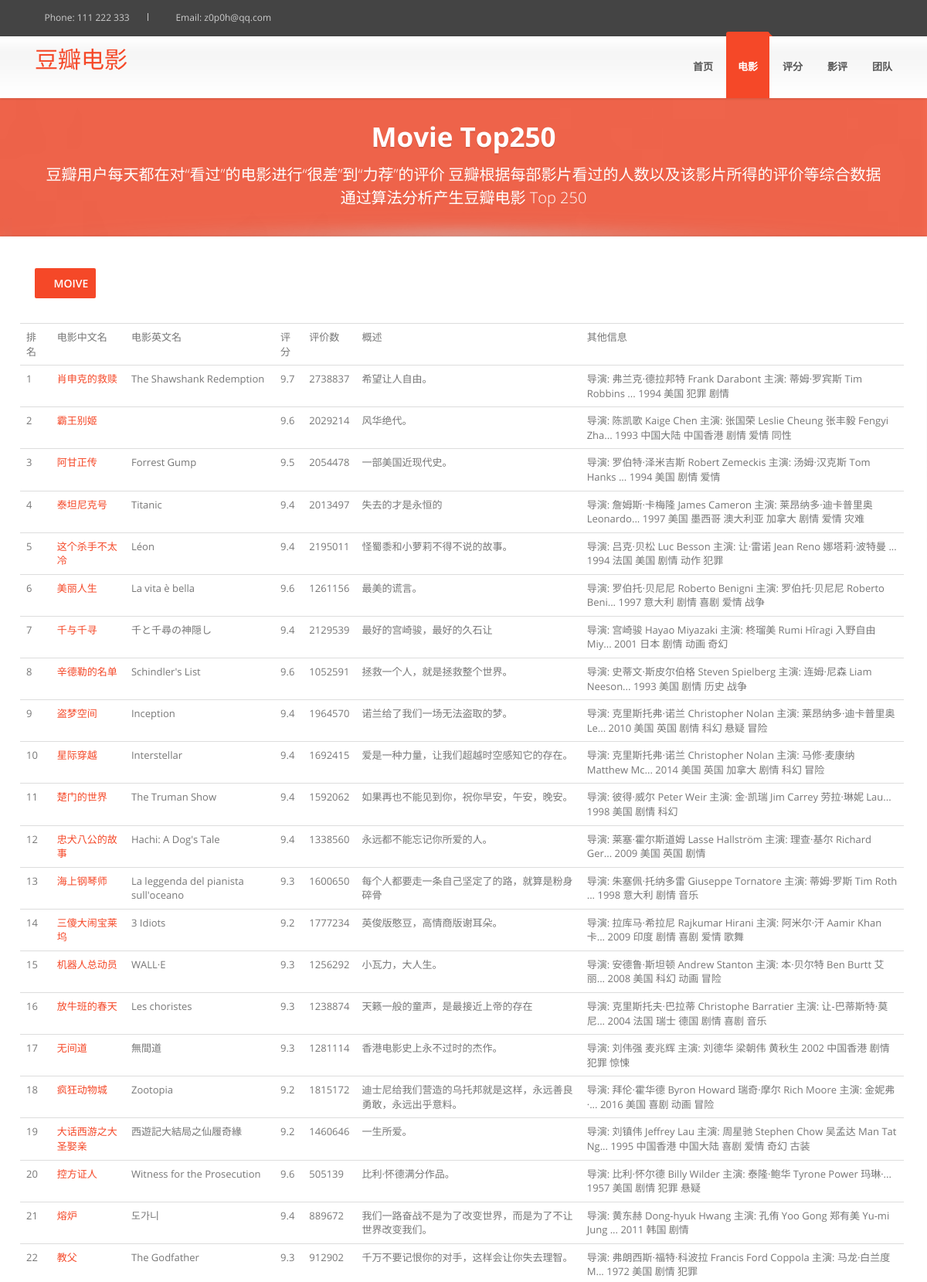
The page /movie (upper part) on the database its author committed.
### tables this page shows
CREATE TABLE movie
        (
            id integer primary key autoincrement,
            info_link text,
            pic_link text,
            cname varchar,
            ename varchar,
            score numeric,
            rated numeric,
            instroduction text,
            info text
        );

### app.py (the view)
@app.route('/movie')
def movie():
    datalist = []
    con = sqlite3.connect('movie.db')
    cur = con.cursor()
    sql = 'select * from movie'
    data = cur.execute(sql)
    for item in data:
        datalist.append(item)
    cur.close()
    con.close()
    return render_template('movie.html', movies=datalist)

### templates/movie.html (shortened to what this page needs)
<!DOCTYPE html>
<html lang="en">
<head>
<link href="static/assets/css/bootstrap.css" rel="stylesheet">
<link href="static/assets/css/style.css" rel="stylesheet">
<link href="static/assets/css/responsive.css" rel="stylesheet">
<link href="static/assets/css/layout-semiboxed.css" rel="stylesheet">
<link href="static/assets/css/skin-red.css" rel="stylesheet">
</head>
<body class="off">
<div class="wrapbox">
	<section class="toparea">
	<div class="container">
		<div class="row">
			<div class="col-md-6 top-text pull-left animated fadeInLeft">
				<i class="icon-phone"></i> Phone: 111 222 333
				<i class="icon-envelope"></i> Email: <a href="#">z0p0h@qq.com</a>
			</div>
			<div class="col-md-6 text-right animated fadeInRight">
				<div class="social-icons">
					<a class="icon icon-facebook" href="#"></a>
					<a class="icon icon-twitter" href="#"></a>
					<a class="icon icon-linkedin" href="#"></a>
					<a class="icon icon-skype" href="#"></a>
					<a class="icon icon-google-plus" href="#"></a>
				</div>
			</div>
		</div>
	</div>
	</section>
	<nav class="navbar navbar-fixed-top wowmenu" role="navigation">
	<div class="container">
		<div class="navbar-header">
			<a class="navbar-brand logo-nav" href="index.html" style="font-size:30px;">豆瓣电影</a>
		</div>
		<ul id="nav" class="nav navbar-nav pull-right">
			<li><a href="/index">首页</a></li>
			<li class="active"><a href="/movie">电影</a></li>
			<li><a href="/score">评分</a></li>
			<li><a href="/comment">影评</a></li>
			<li><a href="/team">团队</a></li>
		</ul>
	</div>
	</nav>
	<section class="pageheader-default text-center">
	<div class="semitransparentbg">
		<h1 class="animated fadeInDown">Movie Top250</h1>
		<p class="animated fadeInUp container page-description">
			 豆瓣用户每天都在对“看过”的电影进行“很差”到“力荐”的评价 豆瓣根据每部影片看过的人数以及该影片所得的评价等综合数据<br>
			 通过算法分析产生豆瓣电影 Top 250
		</p>
	</div>
	</section>
	<div class="wrapsemibox">
		<div class="semiboxshadow text-center">
			<img src="static/assets/img/shp.png" class="img-responsive" alt="">
		</div>
	<section class="container">
			<div class="row">
				<div class="col-md-12 text-center">
					<div id="filter">
						<ul>
							<li><a href="" data-filter="*" class="selected"><i class="icon icon-reorder"></i> MOIVE</a></li>
						</ul>
					</div>
				</div>
			</div>
			<div id="content">
				<table class="table table-srtiped">
					<tr>
						<td>排名</td>
						<td>电影中文名</td>
						<td>电影英文名</td>
						<td>评分</td>
						<td>评价数</td>
						<td>概述</td>
						<td>其他信息</td>
					</tr>
					{% for movie in movies %}
					<tr>
						<td>{{ movie[0] }}</td>
						<td><a href="{{ movie[1] }}" target="_blank">{{ movie[3] }}</a></td>
						<td>{{ movie[4] }}</td>
						<td>{{ movie[5] }}</td>
						<td>{{ movie[6] }}</td>
						<td>{{ movie[7] }}</td>
						<td>{{ movie[8] }}</td>
					</tr>
					{% endfor %}
				</table>
			</div>
	</section>
	</div>
</div>
</body>
</html>

### static/assets/css/layout-semiboxed.css (style rules this page uses)
body { background:#f7f7f7; }
.wrapsemibox { max-width: 1200px; margin: 0px auto; background: #fff; margin-top: -40px; box-shadow: 0 0 4px rgba(0, 0, 0, 0.15); z-index: 1000; position: relative; margin-bottom: -100px; padding-bottom: 40px; border-bottom: medium double #ccc; padding-top: 0; }
.pageheader-default .semitransparentbg { padding-bottom: 75px; }
.semiboxshadow { display:block;padding-bottom: 40px; }
.semiboxshadow img { width: 1308px !Important; max-width: 1316px; margin: 0px auto; margin-left: -53px; margin-top: -43px; position: absolute;z-index:0; }

### static/assets/css/skin-red.css (style rules this page uses)
a { color:#f54828; }
.navbar-nav>li.active>a,.navbar-nav>li.active>a:hover,.navbar-nav>li.active>a:focus { background-color:#f54828; }
.navbar-nav>li.active>a:before,.navbar-nav>li>a:hover:before,.navbar-nav>li>a:focus:before,.extra-nav-class a.dropdown-toggle:before { border-bottom:6px solid #f54828; }
#filter ul li .selected { background: #f54828 !Important; }
.pageheader-default .semitransparentbg, .bgarea-semitransparent { background: rgba(245,72,40,0.80) !important; }

### rows shown on the page
movie: id "1", cname "肖申克的救赎", ename "The Shawshank Redemption", score "9.7", rated "2738837", instroduction "希望让人自由。", info "导演: 弗兰克·德拉邦特 Frank Darabont 主演: 蒂姆·罗宾斯 Tim Robbins ... 1994 美国 犯罪 剧情"
movie: id "2", cname "霸王别姬", score "9.6", rated "2029214", instroduction "风华绝代。", info "导演: 陈凯歌 Kaige Chen 主演: 张国荣 Leslie Cheung 张丰毅 Fengyi Zha... 1993 中国大陆 中国香港 剧情 爱情 同性"
movie: id "3", cname "阿甘正传", ename "Forrest Gump", score "9.5", rated "2054478", instroduction "一部美国近现代史。", info "导演: 罗伯特·泽米吉斯 Robert Zemeckis 主演: 汤姆·汉克斯 Tom Hanks ... 1994 美国 剧情 爱情"
movie: id "4", cname "泰坦尼克号", ename "Titanic", score "9.4", rated "2013497", instroduction "失去的才是永恒的", info "导演: 詹姆斯·卡梅隆 James Cameron 主演: 莱昂纳多·迪卡普里奥 Leonardo... 1997 美国 墨西哥 澳大利亚 加拿大 剧情 爱情 灾难"
movie: id "5", cname "这个杀手不太冷", ename "Léon", score "9.4", rated "2195011", instroduction "怪蜀黍和小萝莉不得不说的故事。", info "导演: 吕克·贝松 Luc Besson 主演: 让·雷诺 Jean Reno 娜塔莉·波特曼 ... 1994 法国 美国 剧情 动作 犯罪"
movie: id "6", cname "美丽人生", ename "La vita è bella", score "9.6", rated "1261156", instroduction "最美的谎言。", info "导演: 罗伯托·贝尼尼 Roberto Benigni 主演: 罗伯托·贝尼尼 Roberto Beni... 1997 意大利 剧情 喜剧 爱情 战争"
movie: id "7", cname "千与千寻", ename "千と千尋の神隠し", score "9.4", rated "2129539", instroduction "最好的宫崎骏，最好的久石让", info "导演: 宫崎骏 Hayao Miyazaki 主演: 柊瑠美 Rumi Hîragi 入野自由 Miy... 2001 日本 剧情 动画 奇幻"
movie: id "8", cname "辛德勒的名单", ename "Schindler's List", score "9.6", rated "1052591", instroduction "拯救一个人，就是拯救整个世界。", info "导演: 史蒂文·斯皮尔伯格 Steven Spielberg 主演: 连姆·尼森 Liam Neeson... 1993 美国 剧情 历史 战争"
movie: id "9", cname "盗梦空间", ename "Inception", score "9.4", rated "1964570", instroduction "诺兰给了我们一场无法盗取的梦。", info "导演: 克里斯托弗·诺兰 Christopher Nolan 主演: 莱昂纳多·迪卡普里奥 Le... 2010 美国 英国 剧情 科幻 悬疑 冒险"
movie: id "10", cname "星际穿越", ename "Interstellar", score "9.4", rated "1692415", instroduction "爱是一种力量，让我们超越时空感知它的存在。", info "导演: 克里斯托弗·诺兰 Christopher Nolan 主演: 马修·麦康纳 Matthew Mc... 2014 美国 英国 加拿大 剧情 科幻 冒险"
movie: id "11", cname "楚门的世界", ename "The Truman Show", score "9.4", rated "1592062", instroduction "如果再也不能见到你，祝你早安，午安，晚安。", info "导演: 彼得·威尔 Peter Weir 主演: 金·凯瑞 Jim Carrey 劳拉·琳妮 Lau... 1998 美国 剧情 科幻"
movie: id "12", cname "忠犬八公的故事", ename "Hachi: A Dog's Tale", score "9.4", rated "1338560", instroduction "永远都不能忘记你所爱的人。", info "导演: 莱塞·霍尔斯道姆 Lasse Hallström 主演: 理查·基尔 Richard Ger... 2009 美国 英国 剧情"
movie: id "13", cname "海上钢琴师", ename "La leggenda del pianista sull'oceano", score "9.3", rated "1600650", instroduction "每个人都要走一条自己坚定了的路，就算是粉身碎骨", info "导演: 朱塞佩·托纳多雷 Giuseppe Tornatore 主演: 蒂姆·罗斯 Tim Roth ... 1998 意大利 剧情 音乐"
movie: id "14", cname "三傻大闹宝莱坞", ename "3 Idiots", score "9.2", rated "1777234", instroduction "英俊版憨豆，高情商版谢耳朵。", info "导演: 拉库马·希拉尼 Rajkumar Hirani 主演: 阿米尔·汗 Aamir Khan 卡... 2009 印度 剧情 喜剧 爱情 歌舞"
movie: id "15", cname "机器人总动员", ename "WALL·E", score "9.3", rated "1256292", instroduction "小瓦力，大人生。", info "导演: 安德鲁·斯坦顿 Andrew Stanton 主演: 本·贝尔特 Ben Burtt 艾丽... 2008 美国 科幻 动画 冒险"
movie: id "16", cname "放牛班的春天", ename "Les choristes", score "9.3", rated "1238874", instroduction "天籁一般的童声，是最接近上帝的存在", info "导演: 克里斯托夫·巴拉蒂 Christophe Barratier 主演: 让-巴蒂斯特·莫尼... 2004 法国 瑞士 德国 剧情 喜剧 音乐"
movie: id "17", cname "无间道", ename "無間道", score "9.3", rated "1281114", instroduction "香港电影史上永不过时的杰作。", info "导演: 刘伟强 麦兆辉 主演: 刘德华 梁朝伟 黄秋生 2002 中国香港 剧情 犯罪 惊悚"
movie: id "18", cname "疯狂动物城", ename "Zootopia", score "9.2", rated "1815172", instroduction "迪士尼给我们营造的乌托邦就是这样，永远善良勇敢，永远出乎意料。", info "导演: 拜伦·霍华德 Byron Howard 瑞奇·摩尔 Rich Moore 主演: 金妮弗·... 2016 美国 喜剧 动画 冒险"
movie: id "19", cname "大话西游之大圣娶亲", ename "西遊記大結局之仙履奇緣", score "9.2", rated "1460646", instroduction "一生所爱。", info "导演: 刘镇伟 Jeffrey Lau 主演: 周星驰 Stephen Chow 吴孟达 Man Tat Ng... 1995 中国香港 中国大陆 喜剧 爱情 奇幻 古装"
movie: id "20", cname "控方证人", ename "Witness for the Prosecution", score "9.6", rated "505139", instroduction "比利·怀德满分作品。", info "导演: 比利·怀尔德 Billy Wilder 主演: 泰隆·鲍华 Tyrone Power 玛琳·... 1957 美国 剧情 犯罪 悬疑"
movie: id "21", cname "熔炉", ename "도가니", score "9.4", rated "889672", instroduction "我们一路奋战不是为了改变世界，而是为了不让世界改变我们。", info "导演: 黄东赫 Dong-hyuk Hwang 主演: 孔侑 Yoo Gong 郑有美 Yu-mi Jung ... 2011 韩国 剧情"
movie: id "22", cname "教父", ename "The Godfather", score "9.3", rated "912902", instroduction "千万不要记恨你的对手，这样会让你失去理智。", info "导演: 弗朗西斯·福特·科波拉 Francis Ford Coppola 主演: 马龙·白兰度 M... 1972 美国 剧情 犯罪"
